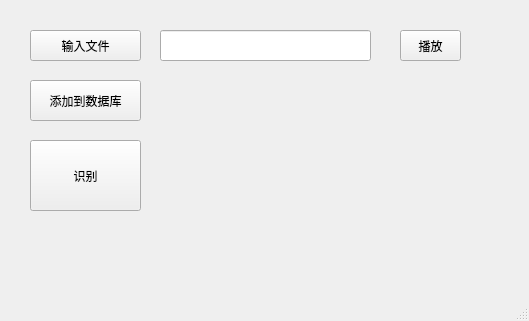
<?xml version="1.0" encoding="UTF-8"?>
<ui version="4.0">
 <class>mainWindow</class>
 <widget class="QMainWindow" name="mainWindow">
  <property name="geometry">
   <rect>
    <x>0</x>
    <y>0</y>
    <width>529</width>
    <height>321</height>
   </rect>
  </property>
  <property name="windowTitle">
   <string>MainWindow</string>
  </property>
  <widget class="QWidget" name="centralwidget">
   <widget class="QLineEdit" name="show_file">
    <property name="geometry">
     <rect>
      <x>160</x>
      <y>30</y>
      <width>211</width>
      <height>31</height>
     </rect>
    </property>
   </widget>
   <widget class="QPushButton" name="recognize">
    <property name="geometry">
     <rect>
      <x>30</x>
      <y>140</y>
      <width>111</width>
      <height>71</height>
     </rect>
    </property>
    <property name="text">
     <string>识别</string>
    </property>
   </widget>
   <widget class="QPushButton" name="input_file">
    <property name="geometry">
     <rect>
      <x>30</x>
      <y>30</y>
      <width>111</width>
      <height>31</height>
     </rect>
    </property>
    <property name="text">
     <string>输入文件</string>
    </property>
   </widget>
   <widget class="QLabel" name="show_message">
    <property name="geometry">
     <rect>
      <x>160</x>
      <y>140</y>
      <width>331</width>
      <height>71</height>
     </rect>
    </property>
    <property name="font">
     <font>
      <family>微软雅黑</family>
      <pointsize>24</pointsize>
     </font>
    </property>
    <property name="styleSheet">
     <string notr="true">color: rgb(255, 0, 0);</string>
    </property>
    <property name="text">
     <string/>
    </property>
   </widget>
   <widget class="QPushButton" name="addto_db">
    <property name="geometry">
     <rect>
      <x>30</x>
      <y>80</y>
      <width>111</width>
      <height>41</height>
     </rect>
    </property>
    <property name="text">
     <string>添加到数据库</string>
    </property>
   </widget>
   <widget class="QLabel" name="show_db_message">
    <property name="geometry">
     <rect>
      <x>160</x>
      <y>80</y>
      <width>211</width>
      <height>41</height>
     </rect>
    </property>
    <property name="font">
     <font>
      <family>微软雅黑</family>
      <pointsize>24</pointsize>
     </font>
    </property>
    <property name="styleSheet">
     <string notr="true">color: rgb(0, 85, 255);</string>
    </property>
    <property name="text">
     <string/>
    </property>
   </widget>
   <widget class="QPushButton" name="play_audio">
    <property name="geometry">
     <rect>
      <x>400</x>
      <y>30</y>
      <width>61</width>
      <height>31</height>
     </rect>
    </property>
    <property name="text">
     <string>播放</string>
    </property>
   </widget>
  </widget>
  <widget class="QMenuBar" name="menubar">
   <property name="geometry">
    <rect>
     <x>0</x>
     <y>0</y>
     <width>529</width>
     <height>23</height>
    </rect>
   </property>
  </widget>
  <widget class="QStatusBar" name="statusbar"/>
 </widget>
 <tabstops>
  <tabstop>input_file</tabstop>
  <tabstop>show_file</tabstop>
  <tabstop>addto_db</tabstop>
  <tabstop>recognize</tabstop>
 </tabstops>
 <resources/>
 <connections>
  <connection>
   <sender>recognize</sender>
   <signal>clicked()</signal>
   <receiver>show_message</receiver>
   <slot>clear()</slot>
   <hints>
    <hint type="sourcelabel">
     <x>90</x>
     <y>241</y>
    </hint>
    <hint type="destinationlabel">
     <x>319</x>
     <y>202</y>
    </hint>
   </hints>
  </connection>
  <connection>
   <sender>input_file</sender>
   <signal>clicked()</signal>
   <receiver>show_file</receiver>
   <slot>clear()</slot>
   <hints>
    <hint type="sourcelabel">
     <x>80</x>
     <y>64</y>
    </hint>
    <hint type="destinationlabel">
     <x>144</x>
     <y>69</y>
    </hint>
   </hints>
  </connection>
  <connection>
   <sender>addto_db</sender>
   <signal>clicked()</signal>
   <receiver>show_db_message</receiver>
   <slot>clear()</slot>
   <hints>
    <hint type="sourcelabel">
     <x>92</x>
     <y>118</y>
    </hint>
    <hint type="destinationlabel">
     <x>203</x>
     <y>119</y>
    </hint>
   </hints>
  </connection>
  <connection>
   <sender>play_audio</sender>
   <signal>clicked()</signal>
   <receiver>play_audio</receiver>
   <slot>click()</slot>
   <hints>
    <hint type="sourcelabel">
     <x>429</x>
     <y>67</y>
    </hint>
    <hint type="destinationlabel">
     <x>440</x>
     <y>67</y>
    </hint>
   </hints>
  </connection>
 </connections>
</ui>
